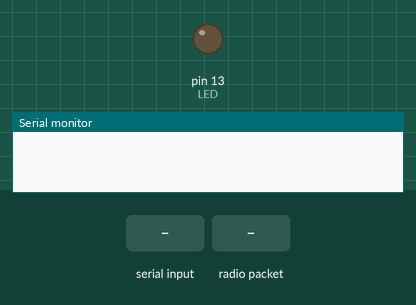
Bench run of a sketch on a simulated Arduino Uno, built with avr-gcc and run on an emulated ATmega328P. On the bench: output pins drawn as LEDs (lit = HIGH), the last lines printed to the serial monitor. The inputs (shaded band) are chosen by the test bench. Random numbers use the default seed unless the sketch sets one; no radio packets arrive unless stated.

Above: at 4.2 s.
4.3 s: "BLT\n" received over Serial
At 4.35 s:
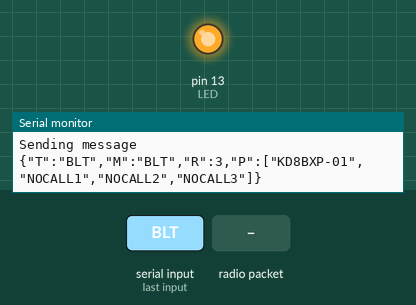
7.4 s: "CQ\n" received over Serial
At 8.5 s:
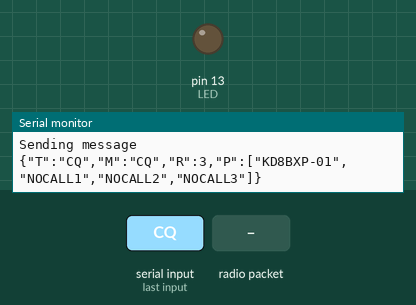
9.0 s: radio packet "BLT" arrives
At 9.4 s:
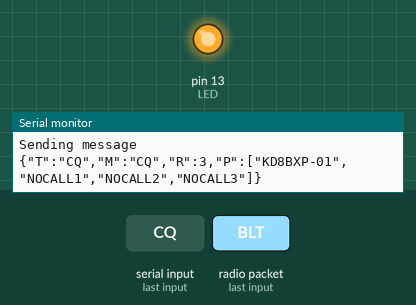
10.5 s: "WX\n" received over Serial
At 10.9 s:
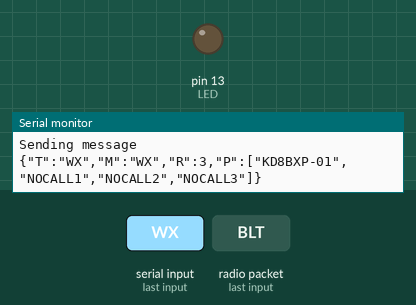
12.1 s: radio packet "CQ" arrives
At 13.0 s:
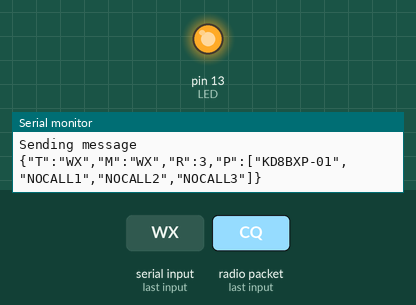
Timing chart, 0 to 14.6 s (numbered marks = the images above; inputs shaded):
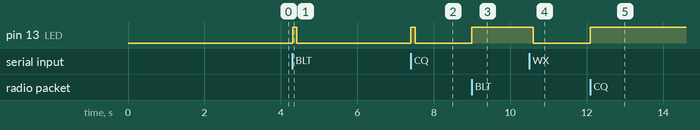

The sketch:

digipeat.ino
```cpp
//This sketch is written for the LoRa32u4 board, It should be used as a RELAY/WIDE digipeater
//It can also be used as a serial interface if connected to a computer. But would take some work to get it to gate to the MQTT broker
//This sketch should be able to be adapted for other AVR boards
// September 2020, base version code 0.0.5
// September 16, 2020 version 0.0.7 base removed "F" from transmit, changed checks to check "P",0 for callsign (This should save a little more space in the json string)
// Oct 12, 2020 v0.0.8 merged relay32u4 & relayLoRa32 and renamed to digipeat

/* Copyright (c) 2020 LeRoy Miller, KD8BXP

    This program is free software: you can redistribute it and/or modify
    it under the terms of the GNU General Public License as published by
    the Free Software Foundation, either version 3 of the License, or
    (at your option) any later version.

    This program is distributed in the hope that it will be useful,
    but WITHOUT ANY WARRANTY; without even the implied warranty of
    MERCHANTABILITY or FITNESS FOR A PARTICULAR PURPOSE.  See the
    GNU General Public License for more details.

    You should have received a copy of the GNU General Public License
    along with this program.  If not, see <http://www.gnu.org/licenses>

 */

#include <SPI.h>
#include <LoRa.h> //https://github.com/sandeepmistry/arduino-LoRa
#include <ArduinoJson.h> //version 5.13.5 (needs updated)
#include <TimedAction.h> //used to ID the digipeater ever 10 minutes.
// Original Library by Alexander Brevig https://playground.arduino.cc/Code/TimedAction/
// A fork of the project was found on Github https://github.com/Glumgad/TimedAction

//Define your board type Leonardo32u4 Default
//#define LoRa32 1
#define Leonardo32u4 1


//These must match for your specific board, these should work for the LoRa32u4 boards, but if it fails, check here.
#ifdef Leonardo32u4
  #define SS      8
  #define RST     4
  #define DI0     7
  #define LED 13 //LED Pin
#elif LoRa32
  #define SS      18
  #define RST     14
  #define DI0     26
  #define LED 13 //LED Pin ??
#endif

#define CQMSG "LoRaAPS net digipeater"
String CALLSIGN="KD8BXP-01"; //this will be appended to the message when a packet is digipeated. This is also the callsign to Beacon an ID

//For this to work on a local level these parameters need to match
#define BAND    432300000 // local frequencys, must match!
int       loraSpreadingFactor = 9;
int       loraCodingRate      = 5;
int       loraTxPower         = 17;
uint32_t  loraBandwidth       = 62500; //125E6;
//This results in about 879bps if you believe this site https://unsigned.io/understanding-lora-parameters/
//or maybe 488bps from this website https://www.rfwireless-world.com/calculators/LoRa-Data-Rate-Calculator.html

String inputString;
bool stringComplete = false;
String call, msg;
String radiopacket;
bool callPassCheck = false;
bool msgPassCheck = false;
bool pass1 = false;
bool pass2 = false;
bool pass3 = false;

void beacon();
TimedAction beaconAction 	= 	TimedAction(600000,beacon); //send an ID about every 10 minutes

void setup()
{

  pinMode(LED, OUTPUT);
  digitalWrite(LED,LOW);
  Serial.begin(9600);
  Serial.setTimeout(10);
  //while (!Serial); //if just the the basic function, must connect to a computer
  delay(3000);
  inputString.reserve(200);
  radioon();

}

void loop(){

  serialEvent(); //The Leonardo (ATMEGA32u4 doesn't support serialEvent(), so we can just call it from the loop)
  rx();
  beaconAction.check(); //check if it is time to send a beacon (ID the digipeater)

}
```

check.ino
```cpp
//Output Error messages (if any) to the Serial console

void inputCheck() {
   if (call == NULL) {Serial.println("NULL Call Invalid"); callPassCheck == false; }

  if (call == "BLT" || call == "CQ" || call == "WX" ) { callPassCheck = true; pass1 = true; pass2 = true; }

  if (callPassCheck == false) {
    String tempCall;
    tempCall = call.substring(0,call.indexOf("-"));


             if (tempCall.length()< 4 || tempCall.length()> 7 ) {Serial.println("Call Must be a max 7 digits plus ssid, or BLT, CQ, WX"); pass1 = false;} else { pass1 = true;}

              //Now Check SSID
             String ssid;
             ssid = call.substring(call.indexOf("-")+1);
             if (ssid.length()<2 || ssid.length()>2 && pass1 == true) {Serial.println("SSID must be 2 digits."); pass2 = false; } else { pass2 = true;}

}
if (call == msg || msg == NULL) {Serial.println("Message Invalid"); msgPassCheck = false;} else {msgPassCheck = true;}
if (msgPassCheck == true && msg.length()>77) {Serial.println("Message too long, max 77 charaters"); pass3 = false; } else {pass3 = true;}


}
```

radio.ino
```cpp
void radioon(){
 LoRa.setPins(SS,RST,DI0);

  if (!LoRa.begin(BAND)) {
    Serial.println("Starting LoRa failed!");
    while (1);
  }
  LoRa.enableCrc(); //encable CRC checking - off by default
  LoRa.setSpreadingFactor(loraSpreadingFactor);
  LoRa.setCodingRate4(loraCodingRate);
  LoRa.setSignalBandwidth(loraBandwidth);

}

void radiooff(){
  //arduino-LoRa library provides a sleep, and a idle mode (Sleep is what I beleive we need here)
  //I'm not sure this is needed once deep sleep was turned on. More
  //Information is needed.
  LoRa.sleep();
  delay(10);
}
```

receiver.ino
```cpp
void rx() {
  int packetSize = LoRa.parsePacket();
  if (packetSize) {
        digitalWrite(LED, LOW);
        String buf1;
        char temp;
        digitalWrite(LED, HIGH); //Packet Received
    // read packet
     while (LoRa.available()) {
    temp = (char)LoRa.read();
    buf1 += temp;
  }
  char buf[buf1.length()+1];
  buf1.toCharArray(buf, buf1.length()+1);
  checkPacket(buf);
           }
}

void checkPacket(String pkt) {

if (pkt.indexOf(CALLSIGN) > 0) {

     StaticJsonBuffer<500> jsonBuffer;
    JsonObject& root = jsonBuffer.parseObject(pkt);

  // Test if parsing succeeds.
  if (!root.success()) {
    Serial.println("parseObject() failed");
    return;
  }
 // For other devices this is were the message can be displayed for a Relay, this is where the message stops if addressed to the relay call sign (no one will probably ever see this message)
 // also check to see if this device retransmitted the message, if it retransmitted, then it should NOT display the message
} else {
   //This is where we decode the message to get retransmit count, and to add our call if needed, and then to retransmit the message
   StaticJsonBuffer<500> jsonBuffer;
   JsonObject& root = jsonBuffer.parseObject(pkt);
   int rtcount = root["R"];
   if (rtcount > 0) {
   root["P"][4-rtcount]=CALLSIGN;
   rtcount = rtcount - 1;
   root["R"] = rtcount;

   String radiopacket;
  root.printTo(radiopacket);
  digipeat(radiopacket);
  }
 }
}
```

serial.ino
```cpp
void serialParse() {
  if (stringComplete) {
    inputString.trim();
    call=inputString.substring(0,inputString.indexOf(" "));
    call.toUpperCase();
    msg=inputString.substring(inputString.indexOf(" ")+1);//,inputString.length()-1);


    inputCheck();
    if (pass1 == true && pass2 == true && pass3 == true) { Serial.println("Sending message"); txMsg();} else { Serial.println("Not sending..."); }

    //reset flags to false
    callPassCheck = false;
    msgPassCheck = false;
    pass1 = false;
    pass2 = false;
    pass3 = false;
    inputString = "";
    stringComplete = false;
  }
}

void serialEvent() {
  while (Serial.available()) {
    // get the new byte:
    char inChar = (char)Serial.read();
    // add it to the inputString:
    inputString += inChar;
    // if the incoming character is a newline, set a flag so the main loop can
    // do something about it:
    if (inChar == '\n') {
      stringComplete = true;
      serialParse();
    }
  }
}
```

transmit.ino
```cpp
void txMsg(){
  digitalWrite(LED, LOW);
  digitalWrite(LED, HIGH);


  StaticJsonBuffer<500> jsonBuffer;
  JsonObject& root = jsonBuffer.createObject();
  root["T"] = call; //TOCALL;
  //root["F"] = CALLSIGN; //FROM Call (my call)


  root["M"] = msg; //COMMENTS; //TEMP;
  root["R"] = 3; //retransmit count starts at 3 and decreases.
  JsonArray& path = root.createNestedArray("P");
  path.add(CALLSIGN);
  path.add("NOCALL1");
  path.add("NOCALL2");
  path.add("NOCALL3");
  //origin of message, each additional hop added to list

  LoRa.beginPacket();

  root.printTo(radiopacket);
  LoRa.print(radiopacket);
  Serial.println(radiopacket);
  LoRa.endPacket();
  radiopacket="";
  call = "";
  msg = "";
  digitalWrite(LED, LOW);
}

void digipeat(String radiopacket) {

//Serial.println(radiopacket);
 delay(random(50, 400));
  digitalWrite(LED, LOW);
  digitalWrite(LED, HIGH);

  LoRa.beginPacket();

  LoRa.print(radiopacket);
  Serial.println(radiopacket);
  LoRa.endPacket();
    radiopacket="";
    call="";
    msg="";
  digitalWrite(LED, LOW);
}

void beacon() {

    call = "BEACON";
    msg = "DE: " + CALLSIGN + " " + CQMSG;
    txMsg();
}
```

Measured:
- after the input at 4.3 s, pin 13 (LED): LOW → HIGH at once, → LOW 0.11 s later
- after the input at 7.4 s, pin 13 (LED): LOW → HIGH at once, → LOW 0.11 s later
- after the input at 9.0 s, pin 13 (LED): LOW → HIGH at once
- after the input at 10.5 s, pin 13 (LED): HIGH → LOW after 0.11 s
- after the input at 12.1 s, pin 13 (LED): LOW → HIGH at once
